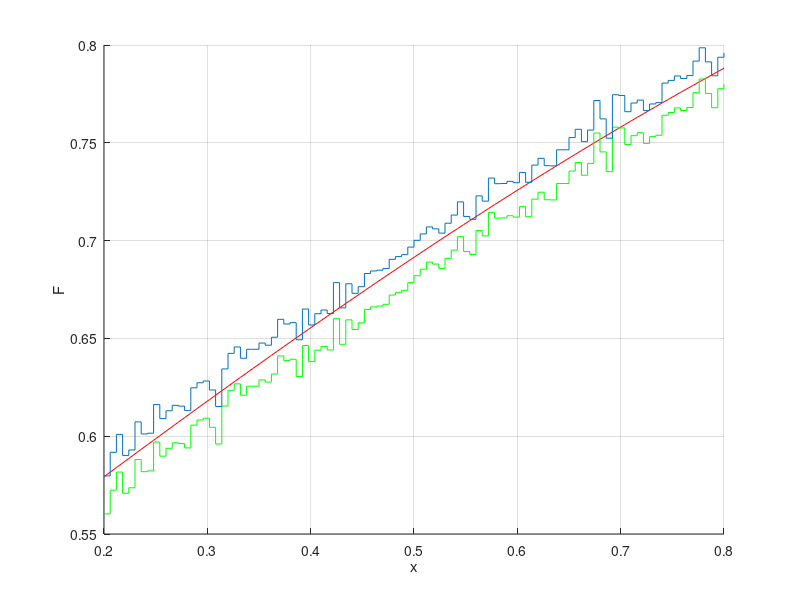

This chart was generated by the following MATLAB code:
n = 10^4
a = 0
b = 1

m = 100;
gamma = 0.95;

FUn = zeros (1, m);
FUnF = zeros (1, m);
FUnT = zeros (1, m);
FU = zeros (1, m);
X = zeros (1, m);
i = 0;
for t0 = 0.2:0.006:0.8
	i = i + 1;
	X(i) = t0;

	U = randn(1, n);# * (b - a) + a;
	Uind = (U < t0) + 0;
	FUn(i) = mean (Uind, 2);
	FU(i) = normcdf (t0, a, b);

	TU = norminv ((1 + gamma) / 2, a, b);
	DUn = TU * sqrt (FUn(i) .* (1 - FUn(i)) / n);
	FUnF(i) = FUn(i) - DUn;
	FUnT(i) = FUn(i) + DUn;
endfor

FU;
FUn;
FUnF;
FUnT;

subplot (1, 1, 1)
xlabel ("x")
ylabel ("F")
grid on
hold on
plot (X, FU, 'r');
stairs (X, FUnF, 'g');
stairs (X, FUnT);


